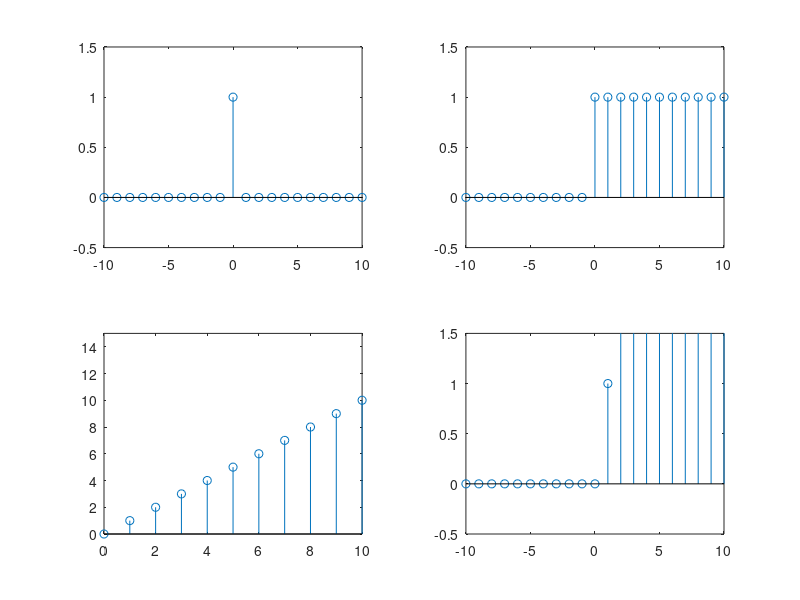

Write the MATLAB code that produced this figure.
%Geenration_of_elementary_sequences_in_discrete_time
clc;clear;close all;
%unit impulse sequence
t=-10:1:10;
impulse=[zeros(1,10),ones(1,1),zeros(1,10)];
subplot(221),stem(t,impulse);
axis([-10 10 -0.5 1.5]);
%unit step sequence
step=[zeros(1,10),ones(1,1),ones(1,10)];
subplot(222),stem(t,step);
axis([-10 10 -0.5 1.5]);
%unit ramp sequence
ramp=t.*[zeros(1,10),ones(1,1),ones(1,10)];
subplot(223),stem(t,ramp);
axis([0 10 0 15]);
%unit parabolic sequence
parabolic=(t.*t).*[zeros(1,10),ones(1,1),ones(1,10)];
subplot(224),stem(t,parabolic);
axis([-10 10 -0.5 1.5]);